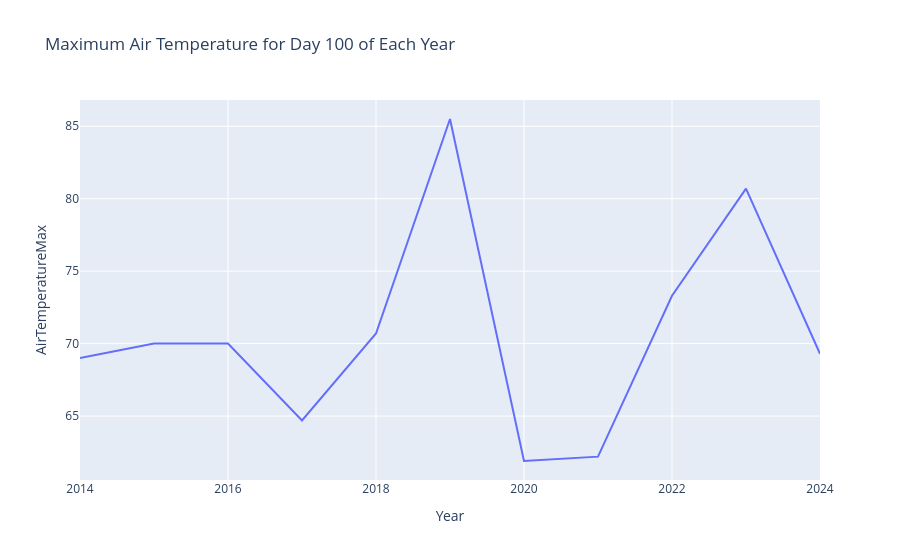

This figure's notebook cell:
### Markdown cell above
Let's graph the data for a single day each year - how about day 100?

### Code cell
# Graph the temperature for day 100 of each year
day_100_df = combined_df[combined_df["Timestamp"] == 100]
fig = px.line(day_100_df, x="Year", y="AirTemperatureMax", title="Maximum Air Temperature for Day 100 of Each Year")
fig.show()

### Figure 1 — Plotly figure (JSON) as saved in the notebook; plotly's stock layout.template omitted (floating-point values rounded to 4 significant figures)
{"data": [{"hovertemplate": "Year=%{x}<br>AirTemperatureMax=%{y}<extra></extra>", "legendgroup": "", "line": {"color": "#636efa", "dash": "solid"}, "marker": {"symbol": "circle"}, "mode": "lines", "name": "", "orientation": "v", "showlegend": false, "type": "scatter", "x": [2014, 2015, 2016, 2017, 2018, 2019, 2020, 2021, 2022, 2023, 2024], "xaxis": "x", "y": [69.0, 70.0, 70.0, 64.7, 70.7, 85.5, 61.9, 62.2, 73.3, 80.7, 69.3], "yaxis": "y"}], "layout": {"legend": {"tracegroupgap": 0}, "title": {"text": "Maximum Air Temperature for Day 100 of Each Year"}, "xaxis": {"anchor": "y", "domain": [0, 1], "title": {"text": "Year"}}, "yaxis": {"anchor": "x", "domain": [0, 1], "title": {"text": "AirTemperatureMax"}}}}
